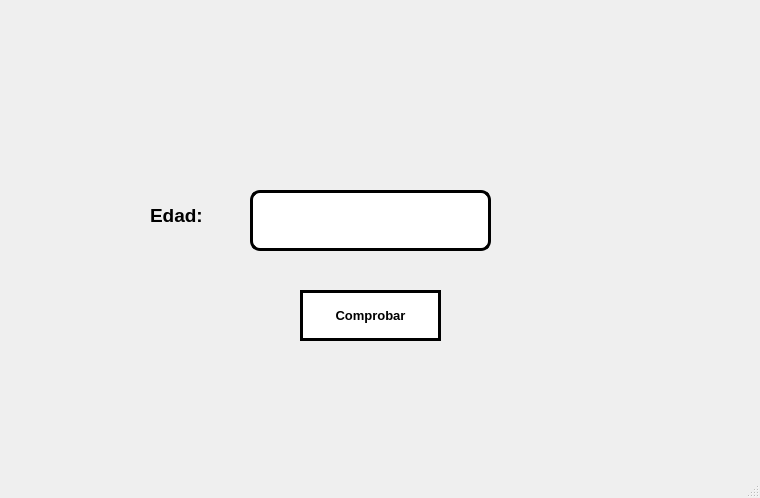
<?xml version="1.0" encoding="UTF-8"?>
<ui version="4.0">
 <class>MainWindow</class>
 <widget class="QMainWindow" name="MainWindow">
  <property name="geometry">
   <rect>
    <x>0</x>
    <y>0</y>
    <width>760</width>
    <height>498</height>
   </rect>
  </property>
  <property name="windowTitle">
   <string>MainWindow</string>
  </property>
  <widget class="QWidget" name="centralwidget">
   <widget class="QLabel" name="label_2">
    <property name="geometry">
     <rect>
      <x>10</x>
      <y>20</y>
      <width>151</width>
      <height>111</height>
     </rect>
    </property>
    <property name="styleSheet">
     <string notr="true"/>
    </property>
    <property name="text">
     <string/>
    </property>
    <property name="pixmap">
     <pixmap resource="../../Archivos/Recursos.qrc">:/Fotos/logofacultad.jpg</pixmap>
    </property>
    <property name="scaledContents">
     <bool>true</bool>
    </property>
   </widget>
   <widget class="QLabel" name="label_3">
    <property name="geometry">
     <rect>
      <x>580</x>
      <y>10</y>
      <width>161</width>
      <height>111</height>
     </rect>
    </property>
    <property name="styleSheet">
     <string notr="true"/>
    </property>
    <property name="text">
     <string/>
    </property>
    <property name="pixmap">
     <pixmap resource="../../Archivos/Recursos.qrc">:/Fotos/logoUAT.jpg</pixmap>
    </property>
    <property name="scaledContents">
     <bool>true</bool>
    </property>
   </widget>
   <widget class="QLabel" name="label_4">
    <property name="geometry">
     <rect>
      <x>580</x>
      <y>310</y>
      <width>161</width>
      <height>121</height>
     </rect>
    </property>
    <property name="styleSheet">
     <string notr="true"/>
    </property>
    <property name="text">
     <string/>
    </property>
    <property name="pixmap">
     <pixmap resource="../../Archivos/Recursos.qrc">:/Fotos/kirby buchon.jpg</pixmap>
    </property>
    <property name="scaledContents">
     <bool>true</bool>
    </property>
   </widget>
   <widget class="QLineEdit" name="txt_edad">
    <property name="geometry">
     <rect>
      <x>250</x>
      <y>190</y>
      <width>241</width>
      <height>61</height>
     </rect>
    </property>
    <property name="font">
     <font>
      <pointsize>25</pointsize>
      <weight>75</weight>
      <bold>true</bold>
     </font>
    </property>
    <property name="styleSheet">
     <string notr="true">background-color: rgb(255, 255, 255);
border-radius: 10px;
border: 3px solid black</string>
    </property>
    <property name="alignment">
     <set>Qt::AlignCenter</set>
    </property>
   </widget>
   <widget class="QLabel" name="label">
    <property name="geometry">
     <rect>
      <x>150</x>
      <y>200</y>
      <width>81</width>
      <height>31</height>
     </rect>
    </property>
    <property name="font">
     <font>
      <pointsize>14</pointsize>
      <weight>75</weight>
      <bold>true</bold>
     </font>
    </property>
    <property name="text">
     <string>Edad:</string>
    </property>
   </widget>
   <widget class="QPushButton" name="btn_comprobar">
    <property name="geometry">
     <rect>
      <x>300</x>
      <y>290</y>
      <width>141</width>
      <height>51</height>
     </rect>
    </property>
    <property name="font">
     <font>
      <pointsize>10</pointsize>
      <weight>75</weight>
      <bold>true</bold>
     </font>
    </property>
    <property name="styleSheet">
     <string notr="true">background-color: rgb(255, 255, 255);
border: 3px solid black</string>
    </property>
    <property name="text">
     <string>Comprobar</string>
    </property>
   </widget>
  </widget>
  <widget class="QMenuBar" name="menubar">
   <property name="geometry">
    <rect>
     <x>0</x>
     <y>0</y>
     <width>760</width>
     <height>26</height>
    </rect>
   </property>
  </widget>
  <widget class="QStatusBar" name="statusbar"/>
 </widget>
 <resources>
  <include location="../../Archivos/Recursos.qrc"/>
  <include location="../Archivos/Recursos.qrc"/>
 </resources>
 <connections/>
</ui>
